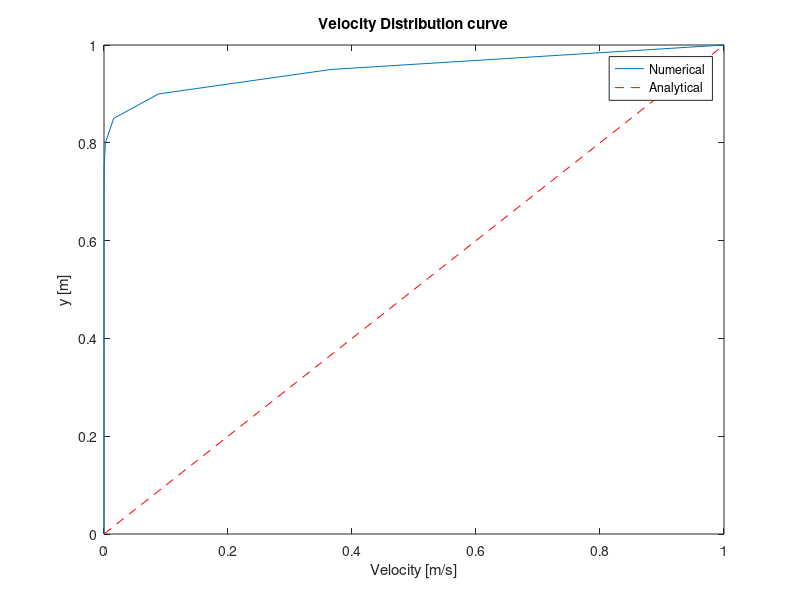
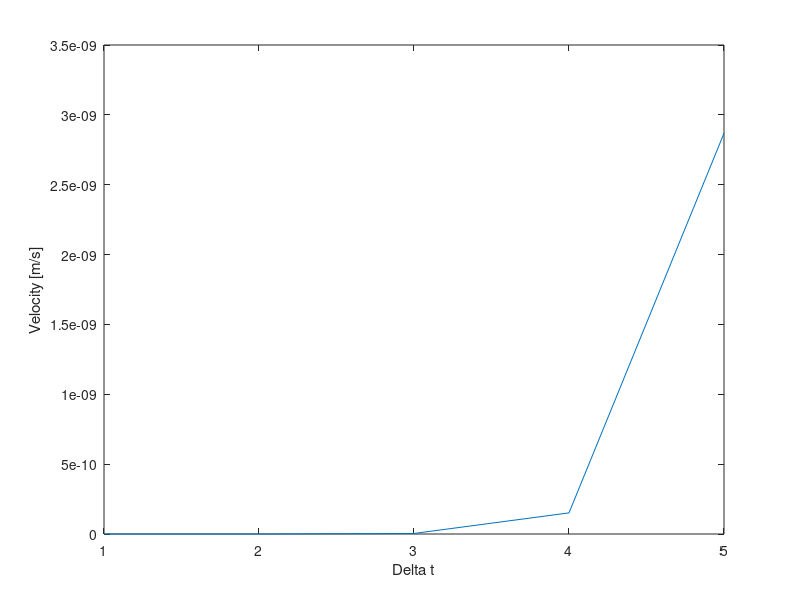

These figures' MATLAB source, in order:
% Numerical analysis of Couette flow using Crank-Nicolson scheme in FDM

clear
clc

n = 20;                 % No. of elements
Re = 5000;              % reynolds number
plateVelocity = 1;      % in m/s
deltaY = 1/n;
y = 0:deltaY:1;
deltaT = 0.5;           % Choosen as per CFL condition for stability
u = zeros(1,n+1);       % inital condition
u(n+1) = plateVelocity; % boundary condition : plate velocity

m = input("Enter the nth timestep: ");
u0_5 = zeros(1,m);      % velocity at half height at each time step

%---------------------Numerical solution-------------------------------
for i=1:m 
    E = i*deltaT/(Re*deltaY^2);
    a = (1+E)*ones(1,n-1);
    b = -E/2*ones(1,n-1);
    c = -E/2*ones(1,n-1);
    d = zeros(1,n-1);
    for j=1:n-1
        d(j) = (1-E)*u(j+1) + E*(u(j+2)+u(j))/2;
    end
    d(n-1) = d(n-1) +E*u(n+1)/2;
    c(1) = 0;
    b(n-1) = 0;
    
    %----calculation of P and Q-------
    P = zeros(1,n-1);
    Q = zeros(1,n-1);
    
    for k=1:n-1
        if k==1
            P(k) = -b(k)/a(k);
            Q(k) = d(k)/a(k);
        elseif k==n-1
            P(k) = 0;
            Q(k) = (d(k)-c(k)*Q(k-1))/(a(k)+c(k)*P(k-1));
        else
            P(k) = -b(k)/(a(k)+c(k)*P(k-1));
            Q(k) = (d(k)-c(k)*Q(k-1))/(a(k)+c(k)*P(k-1));
        end
    end
    
    %---Calculation of variables---
    v = zeros(1,n-1);         % velocity from deltaY to n-1 deltaY
    for l=n-1:-1:1
        if l==n-1
            v(l) = Q(l);
        else
            v(l) = P(l)*v(l+1) + Q(l);
        end
    end

    u = zeros(1,n+1);         % Velocity at all nodes
    u(1) = 0;
    u(2:n) = v;
    u(n+1) = plateVelocity;
    u0_5(i) = u(n/2+1);       % if n is even, take (n+1)/2 if n is odd
    
end

%--------------------------Analytical solution-------------------
u1 = zeros(1,n+1);
for i=1:n+1
    u1(i) = y(i)*plateVelocity/y(n+1);
end

figure;
plot(u,y)
hold on
plot(u1,y,'r--')
xlabel("Velocity [m/s]");
ylabel("y [m]");
legend('Numerical','Analytical');
title("Velocity Distribution curve")
hold off

figure;
%t = deltaT:deltaT:m*deltaT;
plot(1:m,u0_5);
xlabel("\Delta t");
ylabel("Velocity [m/s]");

%------------------------Checking the steady -----------------
error = zeros(1,n+1);
sum = 0;
for i=2:n+1
    error(i) = u1(i)-u(i);
    if error(i) < 0.00001
        error(i) = 0;
    else
        sum = sum + error(i);
    end
end

if sum==0
    fprintf("Steady state achieved!"); 
else
    fprintf("Unsteady state prevails...")
end
% In this case, steady state achieved at 150th timestep



